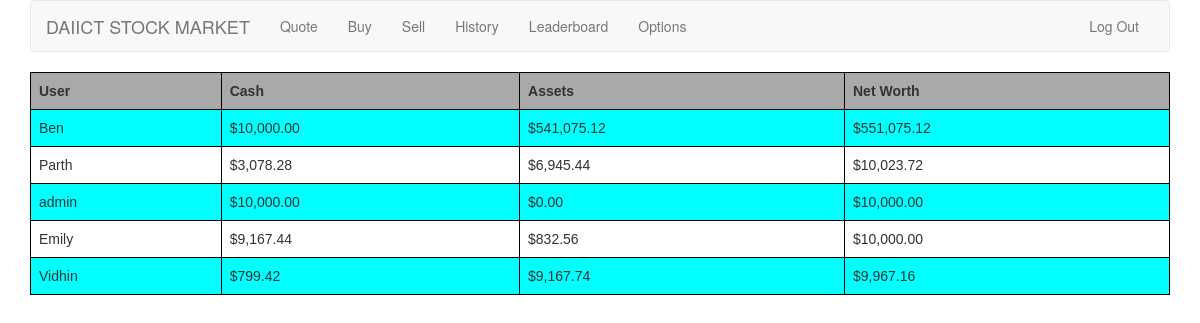
Page /leaderboard/ (signed in) on the committed database.
### tables this page shows
CREATE TABLE "users"
(
    id INTEGER PRIMARY KEY NOT NULL,
    username TEXT NOT NULL,
    hash TEXT NOT NULL,
    cash REAL DEFAULT 10000.00 NOT NULL,
    assets DECIMAL DEFAULT 0 NOT NULL
);

### application.py (the view)
@app.route("/leaderboard/")
@login_required
def leaderboard():
    leaders = c.execute("SELECT username, cash, assets FROM users ORDER BY cash + assets DESC").fetchall()
    return render_template("leaderboard.html", leaders=leaders, usd=usd)

### helpers.py (called while the page is built)
def login_required(f):
    @wraps(f)
    def decorated_function(*args, **kwargs):
        if session.get("user_id") is None:
            return redirect(url_for("login", next=request.url))
        return f(*args, **kwargs)
    return decorated_function

def usd(value):
    return "${:,.2f}".format(value)

### templates/leaderboard.html (shortened to what this page needs)
{% extends "layout.html" %}
{% block main %}
    <table>
        <tr>
            <th>
                User
            </th>
            <th>
                Cash
            </th>
            <th>
                Assets
            </th>
            <th>
                Net Worth
            </th>
        </tr>
        {% for user in leaders %}
            <tr>
                <td>{{ user[0] }}</td>
                <td>{{ usd(user[1]) }}</td>
                <td>{{ usd(user[2]) }}</td>
                <td>{{ usd(user[1] + user[2]) }}</td>
            </tr>
        {% endfor %}
    </table>
{% endblock %}

### templates/layout.html (shortened to what this page needs)
<!DOCTYPE html>
<html lang="en">
<head>
    <link href="https://maxcdn.bootstrapcdn.com/bootstrap/3.3.7/css/bootstrap.min.css" rel="stylesheet"/>
    <link href="{{ url_for('static', filename='styles.css') }}" rel="stylesheet"/>
</head>
<body>
<div class="container">
    <nav class="navbar navbar-default">
        <div class="container-fluid">
            <div class="navbar-header">
                <a class="navbar-brand" href="{{ url_for('index') }}"><span class="red">DAIICT </span><span class="red">STOCK MARKET</span></a>
            </div>
            <div class="collapse navbar-collapse" id="navbar">
                {% if session.user_id %}
                    <ul class="nav navbar-nav">
                        <li><a href="{{ url_for('quote') }}">Quote</a></li>
                        <li><a href="{{ url_for('buy') }}">Buy</a></li>
                        <li><a href="{{ url_for('sell') }}">Sell</a></li>
                        <li><a href="{{ url_for('history') }}">History</a></li>
                        <li><a href="{{ url_for('leaderboard') }}">Leaderboard</a></li>
                        <li><a href="{{ url_for('options') }}">Options</a></li>
                    </ul>
                    <ul class="nav navbar-nav navbar-right">
                        <li><a href="{{ url_for('logout') }}">Log Out</a></li>
                    </ul>
                {% else %}
                    <ul class="nav navbar-nav navbar-right">
                        <li><a href="{{ url_for('register') }}">Register</a></li>
                        <li><a href="{{ url_for('logout') }}">Log In</a></li>
                    </ul>
                {% endif %}
            </div>
        </div>
    </nav>
    <main>
        {% block main %}{% endblock %}
    </main>
</div>
</body>
</html>

### static/styles.css (style rules this page uses)
.container { margin-left: auto; margin-right: auto; text-align: center; }
table { font-family: arial, sans-serif; border-collapse: collapse; width: 100%; }
th { background-color: darkgray; }
td, th { border: 1px solid #000; text-align: left; padding: 8px; }
tr:nth-child(even) { background-color: aqua; }
main td { text-align: left; }

### rows in the picture
users: username "Ben", cash "$10,000.00", assets "$541,075.12", usd(user[1]+user[2]) "$551,075.12"
users: username "Parth", cash "$3,078.28", assets "$6,945.44", usd(user[1]+user[2]) "$10,023.72"
users: username "admin", cash "$10,000.00", assets "$0.00", usd(user[1]+user[2]) "$10,000.00"
users: username "Emily", cash "$9,167.44", assets "$832.56", usd(user[1]+user[2]) "$10,000.00"
users: username "Vidhin", cash "$799.42", assets "$9,167.74", usd(user[1]+user[2]) "$9,967.16"
